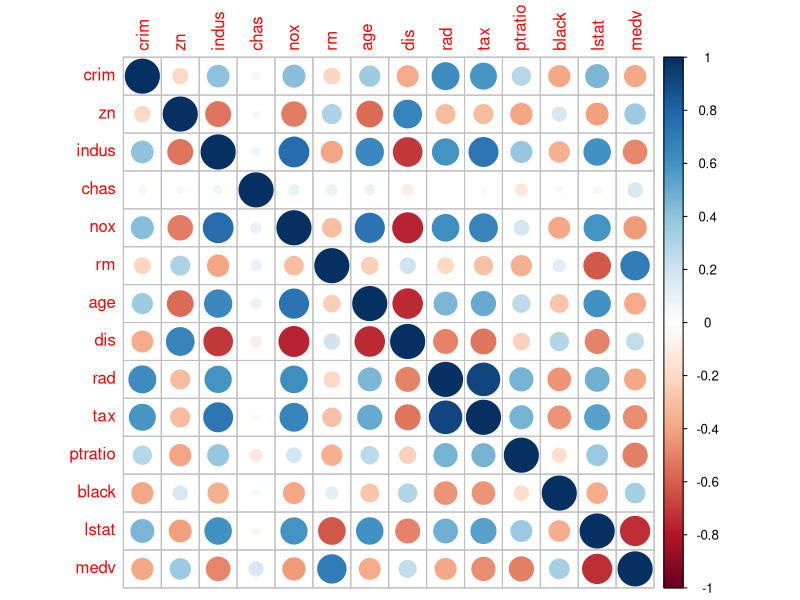
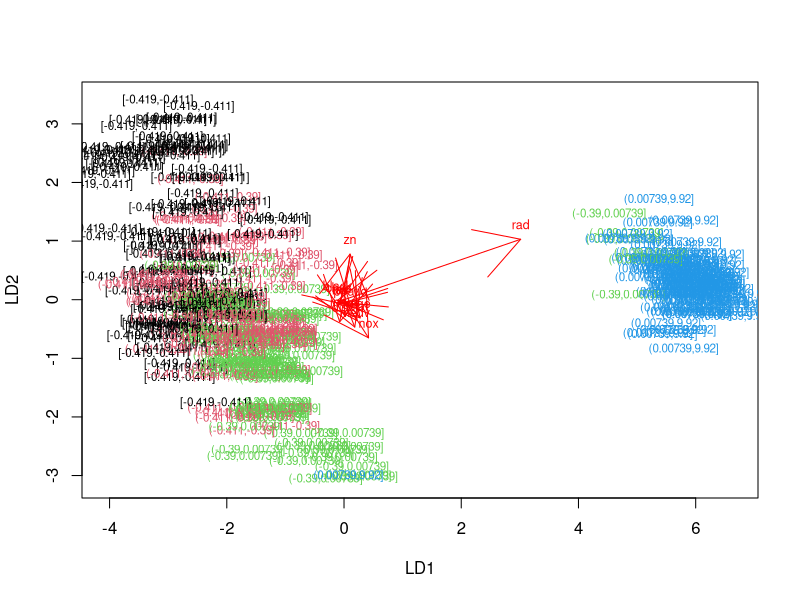
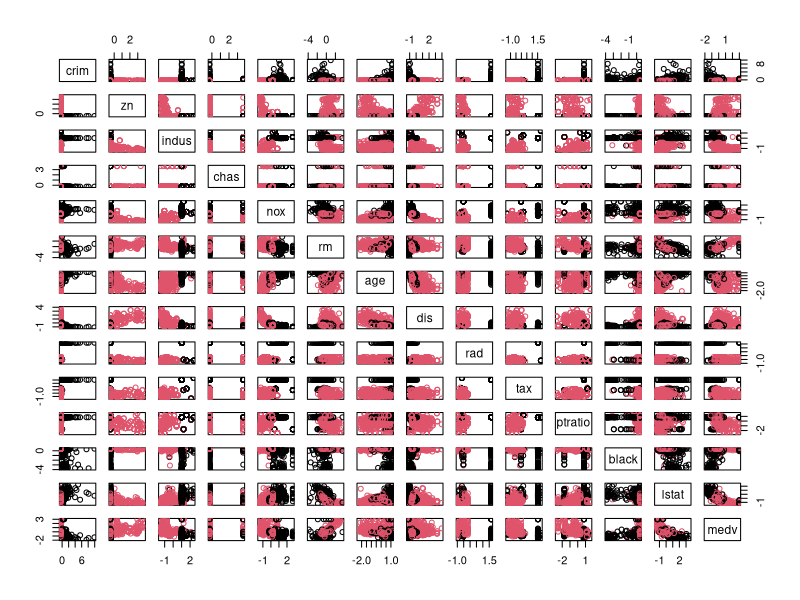
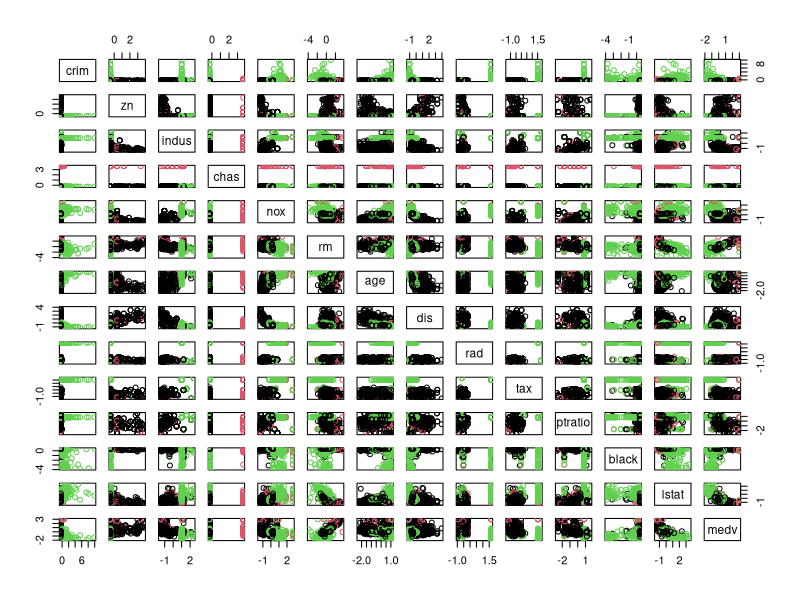
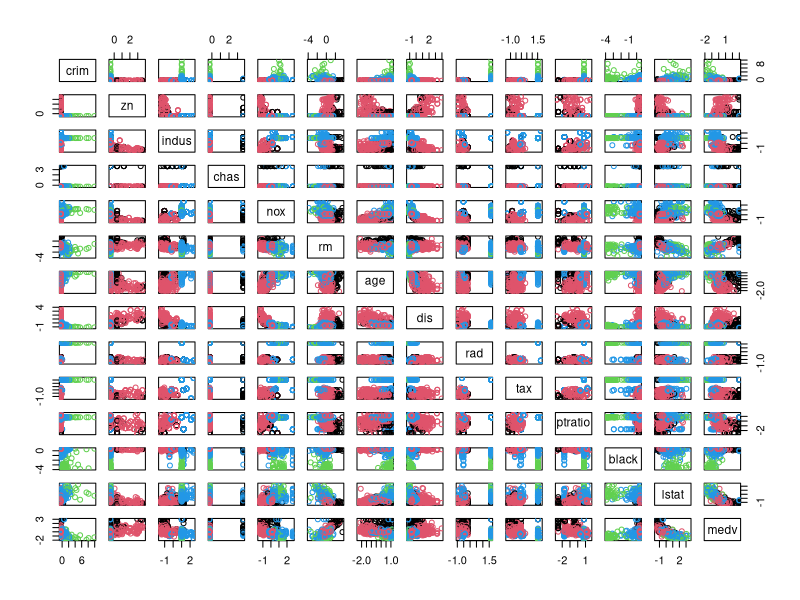

Recreate these plots in R, in order.
## ---- chunk 1
date()
library(tidyr); library(dplyr); library(ggplot2); library(corrplot);library(GGally)
## ---- chunk 2
library(MASS)
data("Boston")
## ---- chunk 3
dim(Boston)
str(Boston)
## ---- chunk 4
cor_matrix<-cor(Boston)
corrplot(cor_matrix, method="circle")
## ---- chunk 5
summary(Boston)
## ---- chunk 6
bo_sc<-scale(Boston)
bo_sc<-as.data.frame(bo_sc)
summary(bo_sc)
## ---- chunk 7
bins <- quantile(bo_sc$crim)
crime <- cut(bo_sc$crim, breaks = bins, include.lowest = TRUE)
bo_sc <- dplyr::select(bo_sc, -crim)
bo_sc <- data.frame(bo_sc, crime)
## ---- chunk 8
head(bo_sc)
## ---- chunk 9
n_rows<-length(bo_sc$zn)
ind<-sample(n_rows, size=n_rows*0.8)
train=bo_sc[ind,]
test=bo_sc[-ind,]
print("test")
head(test)
print("train")
head(train)
## ---- chunk 10
lda.fit<-lda(crime~.,data=train)
lda.arrows <- function(x, myscale = 1, arrow_heads = 0.5, color = "red", tex = 0.75, choices = c(1,2)){
  heads <- coef(x)
  arrows(x0 = 0, y0 = 0, 
         x1 = myscale * heads[,choices[1]], 
         y1 = myscale * heads[,choices[2]], col=color, length = arrow_heads)
  text(myscale * heads[,choices], labels = row.names(heads), 
       cex = tex, col=color, pos=3)
}
classes <- as.numeric(train$crime)

plot(lda.fit,dimen=2,col=classes,pch=classes)
lda.arrows(lda.fit, myscale = 1)
## ---- chunk 11
correct_crime <-test$crime
test <- dplyr::select(test, -crime)
head(test)
## ---- chunk 12
lda.pred <- predict(lda.fit, newdata =test)
table(correct=correct_crime,predicted=lda.pred$class)
## ---- chunk 13
data("Boston")
sc_data2<-scale(Boston)
dist_eu<-dist(sc_data2)
summary(dist_eu)
dist_man <- dist(sc_data2, method = 'manhattan')
summary(dist_man)
## ---- chunk 14
km <-kmeans(sc_data2, centers = 2)
pairs(sc_data2, col = km$cluster)
## ---- chunk 15
km <-kmeans(sc_data2, centers = 3)
pairs(sc_data2, col = km$cluster)
## ---- chunk 16
km <-kmeans(sc_data2, centers = 4)
pairs(sc_data2, col = km$cluster)
